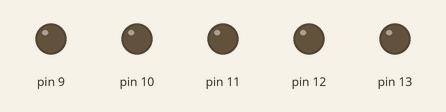
The sketch below on a simulated Arduino Uno, built with avr-gcc and run on an emulated ATmega328P. On the bench: output pins drawn as LEDs (lit = HIGH).

Above: at 0.5 s.
At 2.7 s:
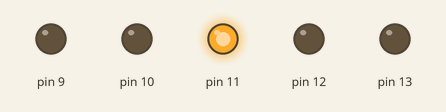
At 5.2 s:
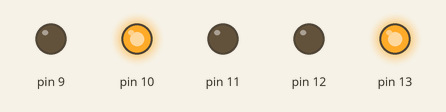
At 10.2 s:
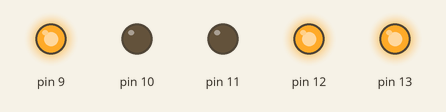
At 15.2 s:
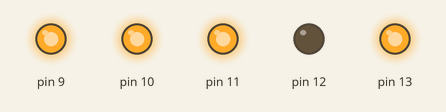
At 20.2 s:
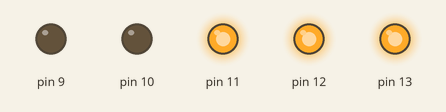
Timing chart, 0 to 20.8 s (numbered marks = the images above):
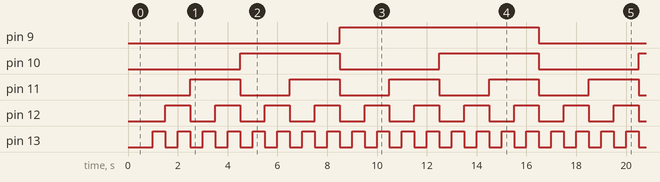

Measured:
- by itself, pin 9: alternates HIGH for 8.0 s and LOW for 8.0 s
- by itself, pin 10: alternates HIGH for 4.0 s and LOW for 4.0 s
- by itself, pin 11: alternates HIGH for 2.0 s and LOW for 2.0 s
- by itself, pin 12: alternates HIGH for 1.0 s and LOW for 1.0 s
- by itself, pin 13: alternates HIGH for 0.50 s and LOW for 0.50 s

The sketch:

Project2_BinaryCounter.ino
```cpp
int i = 0;
int num1 = 0;
void setup() {
  // put your setup code here, to run once:
  pinMode(13,OUTPUT);
  pinMode(12,OUTPUT);
  pinMode(11,OUTPUT);
  pinMode(10,OUTPUT);
  pinMode(9,OUTPUT);
}

void loop() {
  // put your main code here, to run repeatedly:

  for(i = 0; i<32; i++){
    num1 = i;
    delay(500);
    digitalWrite(9,0);
    digitalWrite(10,0);
    digitalWrite(11,0);
    digitalWrite(12,0);
    digitalWrite(13,0);
    if (num1 > 15){
      digitalWrite(9,1);
      num1 = num1 - 16;
    }
    if (num1 > 7){
      digitalWrite(10,1);
      num1 = num1 - 8;
    }
    if (num1 > 3){
      digitalWrite(11,1);
      num1 = num1 - 4;
    }
    if (num1 > 1){
      digitalWrite(12,1);
      num1 = num1 - 2;
    }
    if(num1 > 0){
      digitalWrite(13,1);
      num1 = num1 - 1;
    }
  }
}
```
